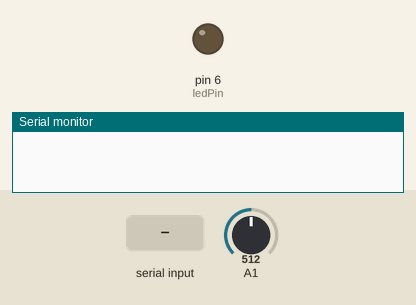
A sketch run on a simulated Arduino Uno, built with avr-gcc and run on an emulated ATmega328P. Shown: output pins drawn as LEDs (lit = HIGH), the last lines printed to the serial monitor. The inputs (shaded band) are chosen by the test bench; at power-on: A1 = 512.

Above: at 1.2 s.
1.3 s: "90,45\n" received over Serial
At 2.1 s:
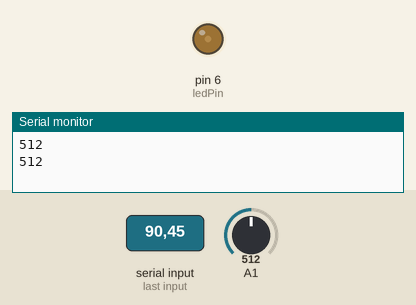
3.8 s: "30,150\n" received over Serial
At 4.3 s:
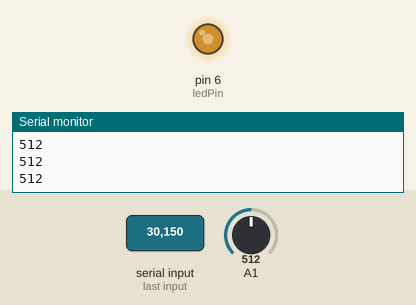
6.3 s: "90\n" received over Serial
At 7.1 s:
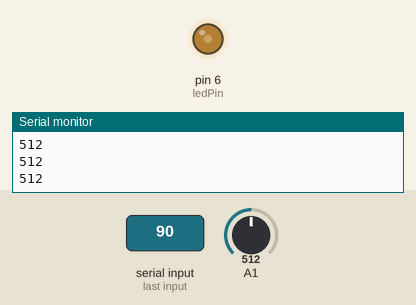
8.8 s: "200\n" received over Serial
At 9.2 s:
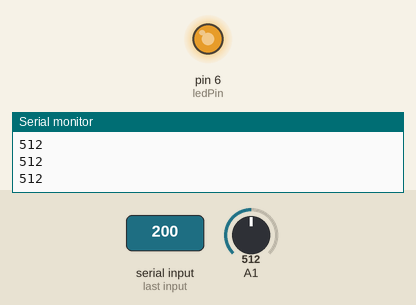
Timing chart, 0 to 11.8 s (numbered marks = the images above; inputs shaded):
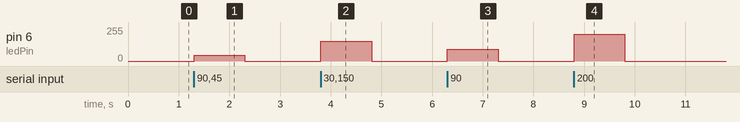

Measured:
- after the input at 1.3 s, pin 6 (ledPin): 0/255 → 45/255 at once, → 0/255 1.0 s later
- after the input at 3.8 s, pin 6 (ledPin): 0/255 → 150/255 at once, → 0/255 1.0 s later
- after the input at 6.3 s, pin 6 (ledPin): 0/255 → 90/255 at once, → 0/255 1.0 s later
- after the input at 8.8 s, pin 6 (ledPin): 0/255 → 200/255 at once, → 0/255 1.0 s later

The sketch:

Serial_Bi_Directional.ino
```cpp
int dataIn;         // to hold incoming data

const int ledPin = 6;

void setup() {
  pinMode(ledPin, OUTPUT);
  digitalWrite(ledPin, LOW);
  Serial.begin(9600);  // initialize serial:
}

void loop() {
  delay(2);
  while (Serial.available() > 0) {
    dataIn = Serial.parseInt();
    analogWrite(ledPin, dataIn);
    Serial.println(analogRead(A1)); //Determine which Arduino pin is input and write it here. Must be an ANALOG pin
  }

}
```
